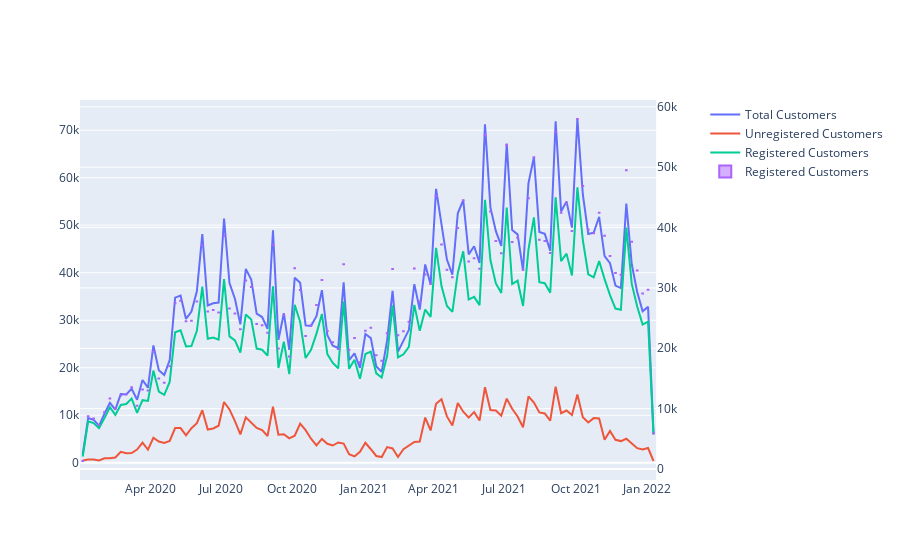

The notebook cell this image was saved under:
### Code cell
fig2 = make_subplots( specs= [[{"secondary_y": True}]])


# Add Customer Total
fig2.add_trace(
 go.Scatter(x= df_wth.datetime,
            y= df_wth.reg_customer,
            name= "Total Customers"),
secondary_y= False
)

# Add Not Reg Customers
fig2.add_trace(
 go.Scatter(
  x= df_w.datetime,
  y= df_w.loc[df_w.registered_customer == False]["reg_customer"],
  name= "Unregistered Customers"
 )
)

# Add Reg Customers
fig2.add_trace(
 go.Scatter(
  x= df_w.datetime,
  y= df_w.loc[df_w.registered_customer == True]["reg_customer"],
  name= "Registered Customers"
 )
)

fig2.add_trace(
 go.Box(
  x= df_w.datetime,
  y= df_w.loc[df_w.registered_customer == True]["reg_customer"],
  name= "Registered Customers"
 ),
 secondary_y = True
)






fig2.show()
